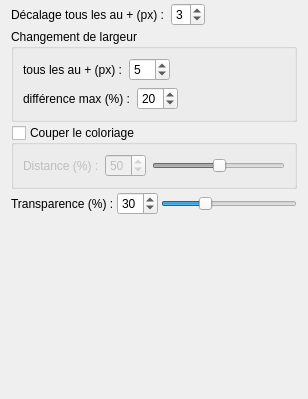
          <widget class="QWidget" name="scrollAreaWidgetContents_3">
           <property name="geometry">
            <rect>
             <x>0</x>
             <y>0</y>
             <width>308</width>
             <height>399</height>
            </rect>
           </property>
           <layout class="QVBoxLayout" name="verticalLayout_3">
            <property name="spacing">
             <number>3</number>
            </property>
            <property name="topMargin">
             <number>3</number>
            </property>
            <property name="bottomMargin">
             <number>3</number>
            </property>
            <item>
             <layout class="QHBoxLayout" name="horizontalLayout_26">
              <item>
               <widget class="QLabel" name="label_28">
                <property name="text">
                 <string>Décalage tous les au + (px) : </string>
                </property>
               </widget>
              </item>
              <item>
               <widget class="QSpinBox" name="shiftingRigidityH">
                <property name="minimumSize">
                 <size>
                  <width>25</width>
                  <height>0</height>
                 </size>
                </property>
                <property name="maximumSize">
                 <size>
                  <width>50</width>
                  <height>16777215</height>
                 </size>
                </property>
                <property name="minimum">
                 <number>1</number>
                </property>
                <property name="maximum">
                 <number>5</number>
                </property>
                <property name="singleStep">
                 <number>1</number>
                </property>
                <property name="value">
                 <number>3</number>
                </property>
               </widget>
              </item>
              <item>
               <spacer name="horizontalSpacer_8">
                <property name="orientation">
                 <enum>Qt::Horizontal</enum>
                </property>
                <property name="sizeHint" stdset="0">
                 <size>
                  <width>40</width>
                  <height>20</height>
                 </size>
                </property>
               </spacer>
              </item>
             </layout>
            </item>
            <item>
             <widget class="QGroupBox" name="groupBox_5">
              <property name="title">
               <string>Changement de largeur</string>
              </property>
              <layout class="QGridLayout" name="gridLayout_19">
               <item row="0" column="0">
                <layout class="QHBoxLayout" name="horizontalLayout_27">
                 <property name="spacing">
                  <number>3</number>
                 </property>
                 <item>
                  <widget class="QLabel" name="label_29">
                   <property name="text">
                    <string>tous les au + (px) : </string>
                   </property>
                  </widget>
                 </item>
                 <item>
                  <widget class="QSpinBox" name="widthRigidityH">
                   <property name="minimumSize">
                    <size>
                     <width>25</width>
                     <height>0</height>
                    </size>
                   </property>
                   <property name="maximumSize">
                    <size>
                     <width>50</width>
                     <height>16777215</height>
                    </size>
                   </property>
                   <property name="minimum">
                    <number>1</number>
                   </property>
                   <property name="maximum">
                    <number>20</number>
                   </property>
                   <property name="singleStep">
                    <number>1</number>
                   </property>
                   <property name="value">
                    <number>5</number>
                   </property>
                  </widget>
                 </item>
                 <item>
                  <spacer name="horizontalSpacer_9">
                   <property name="orientation">
                    <enum>Qt::Horizontal</enum>
                   </property>
                   <property name="sizeHint" stdset="0">
                    <size>
                     <width>20</width>
                     <height>20</height>
                    </size>
                   </property>
                  </spacer>
                 </item>
                </layout>
               </item>
               <item row="1" column="0">
                <layout class="QHBoxLayout" name="horizontalLayout_28">
                 <property name="spacing">
                  <number>3</number>
                 </property>
                 <item>
                  <widget class="QLabel" name="label_30">
                   <property name="text">
                    <string>différence max (%) : </string>
                   </property>
                  </widget>
                 </item>
                 <item>
                  <widget class="QSpinBox" name="maxWidthDifferenceH">
                   <property name="minimumSize">
                    <size>
                     <width>25</width>
                     <height>0</height>
                    </size>
                   </property>
                   <property name="maximumSize">
                    <size>
                     <width>50</width>
                     <height>16777215</height>
                    </size>
                   </property>
                   <property name="minimum">
                    <number>2</number>
                   </property>
                   <property name="maximum">
                    <number>50</number>
                   </property>
                   <property name="singleStep">
                    <number>1</number>
                   </property>
                   <property name="value">
                    <number>20</number>
                   </property>
                  </widget>
                 </item>
                 <item>
                  <spacer name="horizontalSpacer_10">
                   <property name="orientation">
                    <enum>Qt::Horizontal</enum>
                   </property>
                   <property name="sizeHint" stdset="0">
                    <size>
                     <width>20</width>
                     <height>20</height>
                    </size>
                   </property>
                  </spacer>
                 </item>
                </layout>
               </item>
              </layout>
             </widget>
            </item>
            <item>
             <widget class="QGroupBox" name="cutColorH">
              <property name="title">
               <string>Couper le coloriage</string>
              </property>
              <property name="checkable">
               <bool>true</bool>
              </property>
              <property name="checked">
               <bool>false</bool>
              </property>
              <layout class="QGridLayout" name="gridLayout_20">
               <item row="0" column="0">
                <layout class="QHBoxLayout" name="horizontalLayout_30">
                 <item>
                  <widget class="QLabel" name="label_31">
                   <property name="text">
                    <string>Distance (%) :</string>
                   </property>
                  </widget>
                 </item>
                 <item>
                  <widget class="QSpinBox" name="cuttingLimitH">
                   <property name="minimum">
                    <number>1</number>
                   </property>
                   <property name="maximum">
                    <number>99</number>
                   </property>
                   <property name="singleStep">
                    <number>10</number>
                   </property>
                   <property name="value">
                    <number>50</number>
                   </property>
                  </widget>
                 </item>
                 <item>
                  <widget class="QSlider" name="horizontalSlider_11">
                   <property name="maximum">
                    <number>99</number>
                   </property>
                   <property name="value">
                    <number>50</number>
                   </property>
                   <property name="orientation">
                    <enum>Qt::Horizontal</enum>
                   </property>
                  </widget>
                 </item>
                </layout>
               </item>
              </layout>
             </widget>
            </item>
            <item>
             <layout class="QHBoxLayout" name="horizontalLayout_29">
              <item>
               <widget class="QLabel" name="label_27">
                <property name="text">
                 <string>Transparence (%) :</string>
                </property>
               </widget>
              </item>
              <item>
               <widget class="QSpinBox" name="transparencyH">
                <property name="minimum">
                 <number>1</number>
                </property>
                <property name="maximum">
                 <number>99</number>
                </property>
                <property name="singleStep">
                 <number>10</number>
                </property>
                <property name="value">
                 <number>30</number>
                </property>
               </widget>
              </item>
              <item>
               <widget class="QSlider" name="horizontalSlider_10">
                <property name="maximum">
                 <number>99</number>
                </property>
                <property name="value">
                 <number>30</number>
                </property>
                <property name="orientation">
                 <enum>Qt::Horizontal</enum>
                </property>
               </widget>
              </item>
             </layout>
            </item>
            <item>
             <spacer name="verticalSpacer_10">
              <property name="orientation">
               <enum>Qt::Vertical</enum>
              </property>
              <property name="sizeHint" stdset="0">
               <size>
                <width>20</width>
                <height>9</height>
               </size>
              </property>
             </spacer>
            </item>
           </layout>
           <zorder>groupBox_5</zorder>
           <zorder>cutColorH</zorder>
           <zorder>verticalSpacer_10</zorder>
          </widget>
